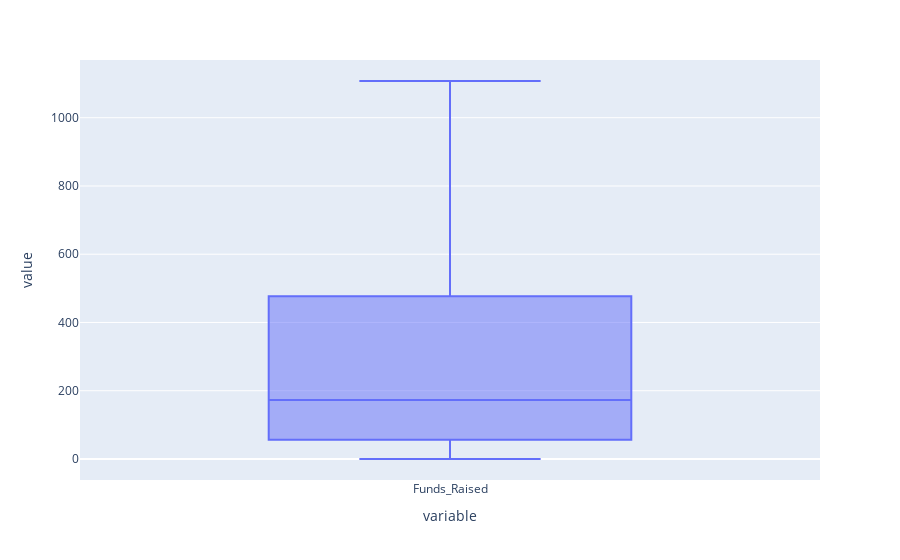

Here is the notebook cell this chart was saved with:
### Code cell
px.box(df['Funds_Raised'])

### Figure 1 — Plotly figure (JSON) as saved in the notebook; plotly's stock layout.template omitted (floating-point values rounded to 4 significant figures; data arrays with more than 128 entries replaced by an {"elided": "..."} marker saying what was removed)
{"data": [{"alignmentgroup": "True", "hovertemplate": "variable=%{x}<br>value=%{y}<extra></extra>", "legendgroup": "", "marker": {"color": "#636efa"}, "name": "", "notched": false, "offsetgroup": "", "orientation": "v", "showlegend": false, "type": "box", "x": {"elided": "3642 str values"}, "x0": " ", "xaxis": "x", "y": {"elided": "3642 float values"}, "y0": " ", "yaxis": "y"}], "layout": {"boxmode": "group", "legend": {"tracegroupgap": 0}, "margin": {"t": 60}, "xaxis": {"anchor": "y", "domain": [0, 1], "title": {"text": "variable"}}, "yaxis": {"anchor": "x", "domain": [0, 1], "title": {"text": "value"}}}}
